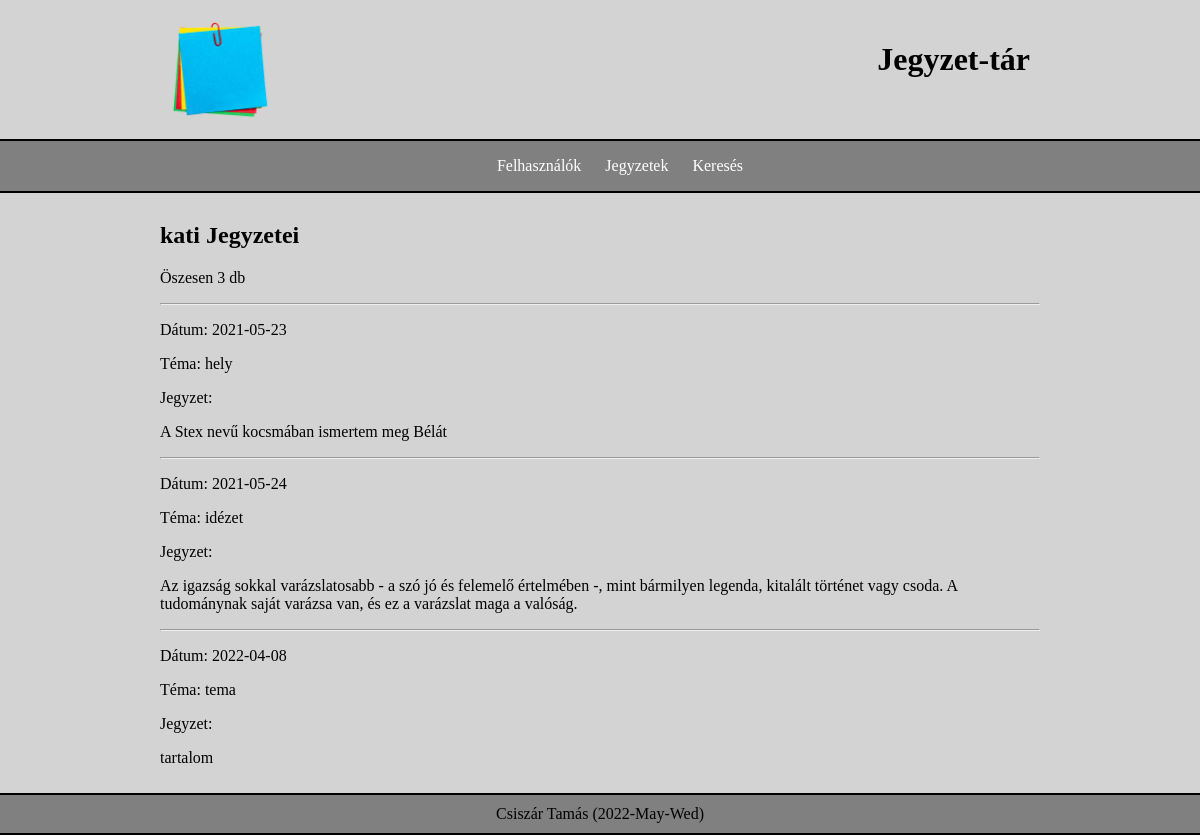
The page /?p=detail&id=2 on the database its author committed.
### tables this page shows
CREATE TABLE `j_felhasznalok` (
  `f_id` int(11) NOT NULL,
  `f_nev` varchar(255) NOT NULL,
  `f_jelszo` varchar(255) NOT NULL,
  `f_email` varchar(255) NOT NULL
);

CREATE TABLE `j_jegyzet` (
  `j_id` int(11) NOT NULL,
  `j_datum` date NOT NULL,
  `j_tema` varchar(255) NOT NULL,
  `j_tartalom` text NOT NULL,
  `f_id` int(11) NOT NULL
);

### index.php (called while the page is built)
<?php
include("./BackEnd/DBConnection.php");
include("./BackEnd/DBFunctions.php");
include("./FrontEnd/menu.php");
include("./FrontEnd/header.php");
include($content);
include("./FrontEnd/footer.php");
?>

### BackEnd/DBConnection.php (called while the page is built, shortened)
<?php
function connect()
{
	$host="localhost";
	$user="root";
	$pw="";
	$db="dolgozat";
	$connect= new mysqli($host,$user,$pw,$db);
	return $connect;
}
?>

### BackEnd/DBFunctions.php (called while the page is built, shortened)
<?php
function Nev($id)
{
    $sql = "SELECT f_nev FROM j_felhasznalok WHERE f_id = $id";
    $result=connect()->query($sql);
    if ($result->num_rows > 0) {
        $row = $result->fetch_assoc();
        $info = $row["f_nev"];
    }
    else {
        $info = null;
    }
    return $info;
}
function Jegyzet($id)
{
    $sql = "SELECT j_datum,j_tema,j_tartalom FROM j_jegyzet WHERE f_id = $id;";
    $result=connect()->query($sql);
    if($result->num_rows >0) {
        $n = 0;
        while ($row = $result->fetch_assoc())
        {
            $list[$n]["datum"] = $row["j_datum"];
            $list[$n]["tema"] = $row["j_tema"];
            $list[$n]["tartalom"] = $row["j_tartalom"];
            $n++;
        }
    }
    else {
        $list = null;
    }
    return $list;
}
?>

### FrontEnd/pages/detail.php (the view)
<?php
if (isset($_GET["id"])) {
    echo "<h2>".Nev($_GET["id"])." Jegyzetei</h2>";
    $jegyzet = Jegyzet($_GET["id"]);
    if ($jegyzet != null) {
        echo "<p>Öszesen ".count($jegyzet)." db</p>";
        for ($i=0; $i < count($jegyzet); $i++) {
            echo "<hr>
            <p>Dátum: ".$jegyzet[$i]["datum"]."</p>
            <p>Téma: ".$jegyzet[$i]["tema"]."</p>
            <p>Jegyzet:</p>
            <p>".$jegyzet[$i]["tartalom"]."</p>";
        }
    }
    else {
        echo "<p>Nincs megjeleníthető jegyzet</p>";
    }
}
?>

### FrontEnd/css/mystyle.css (style rules this page uses)
* { box-sizing: border-box; }
body { margin: 0; width: 100%; background-color: lightgray; }

### rows shown on the page
j_felhasznalok: f_nev "kati"
j_jegyzet: j_datum "2021-05-23", j_tema "hely", j_tartalom "A Stex nevű kocsmában ismertem meg Bélát"
j_jegyzet: j_datum "2021-05-24", j_tema "idézet", j_tartalom "Az igazság sokkal varázslatosabb - a szó jó és felemelő értelmében -, mint bármilyen legenda, kitalált történet vagy csoda. A tudománynak saját varázsa van, és ez a varázslat maga a valóság."
j_jegyzet: j_datum "2022-04-08", j_tema "tema", j_tartalom "tartalom"

### other values the page prints
count($jegyzet) "3"
